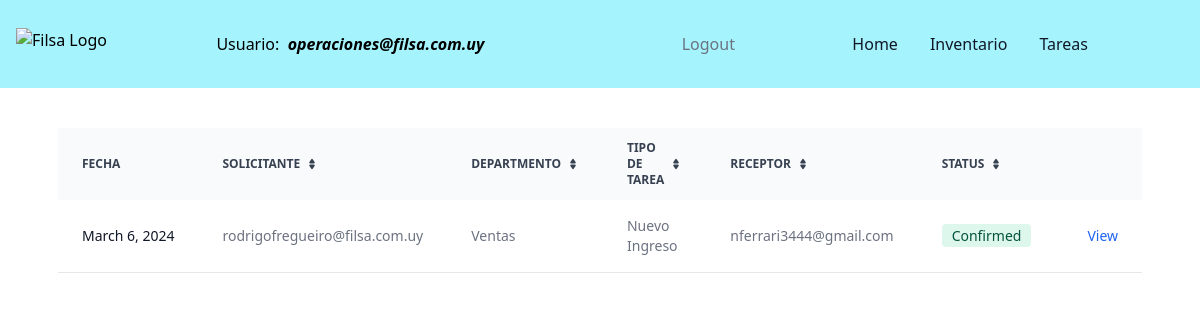
/tasks/ (signed in), run on an earlier commit of the app's database.
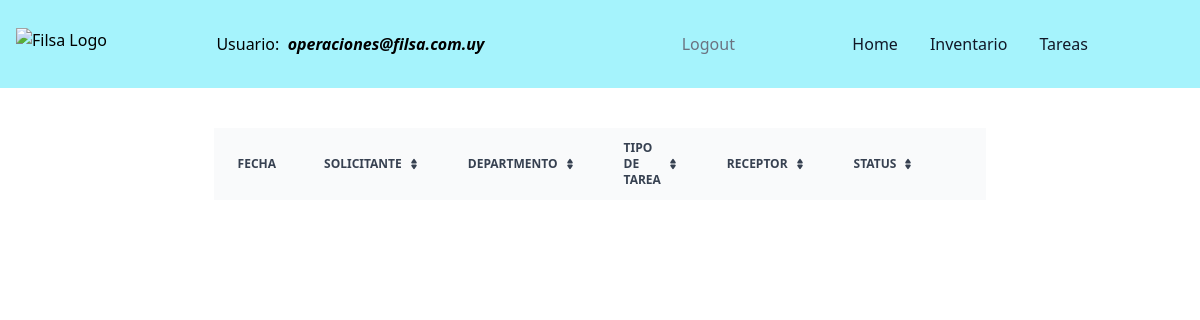
And on a later commit of the database.
### filsa/models.py (models this page shows)
class CustomUser( AbstractBaseUser , PermissionsMixin ):
    ROLES = [('Operator', 'Operator'),
             ('Logistic','Logistic'),
             ('Supervisor','Supervisor')]
    DEPARTMENT = [('Ventas','Ventas'),
                ('Dirección', 'Dirección'),
                ('Administración', 'Administración'),
                ('Taller', 'Taller'),
                ('Logística','Logística')
                ]
    username = models.CharField(max_length=40)
    password = models.CharField(max_length=100)
    email = models.EmailField(max_length=40, blank=False, unique=True,
                              default='', error_messages =
                                {'required': 'Please provide your email address.',
                  'unique': 'An account with this email exist'},)
    departamento = models.CharField(max_length=30, choices = DEPARTMENT, default='Sales')
    role = models.CharField(max_length=40, choices=ROLES, blank=True, null=True)
    is_staff = models.BooleanField(default=False)
    is_superuser = models.BooleanField(default=False)
    is_active = models.BooleanField(default=True)
    USERNAME_FIELD = 'email'
    REQUIRED_FIELDS = ['username']
    objects = CustomUserManager()

class Tasks(models.Model):
    STATUS = [('Pending','Pending'),
              ('Confirmed','Confirmed')]
    DEPARTMENT = [('Ventas','Ventas'),
                ('Dirección', 'Dirección'),
                ('Administración', 'Administraicón'),
                 ('Encargado Servicio Técnico', 'Encargado Servicio Técnico'),
                ('Servicio Técnico', 'Servicio Técnico'),
                ('Logística','Logística')
                ]
    MOTIVOSINGRESO = [('Devolución Mercadería', 'Devolución Mercadería'),
                ('Importación', 'Importación'),
                 ('Compra en Plaza', 'Compra en Plaza'),
                 ('Armado Nuevo Producto', 'Armado Nuevo Producto' )]
    MOTIVOSEGRESO = [('Servicio Técnico', 'Servicio Técnico'),
                     ('Planta de Armado', 'Planta de Armado'),
                      ('Ventas', 'Ventas'),
                       ('Mantenimiento', 'Mantenimiento') ]
    task_id = models.AutoField(primary_key=True)
    receptor = models.ForeignKey(CustomUser, on_delete=models.CASCADE, related_name='receptor',  blank=True, null=True)
    issuer = models.ForeignKey(CustomUser, on_delete=models.CASCADE, related_name='issuer', blank=True, null=True)
    status = models.CharField(max_length=30, choices= STATUS, default='Pending')
    department = models.CharField(max_length=30, choices = DEPARTMENT, default='Sales')
    date = models.DateField(verbose_name=u"Fecha")
    deliveryDate = models.DateField(verbose_name=u"Fecha", default = '1970-01-01')
    motivoIngreso = models.CharField(max_length=30, choices = MOTIVOSINGRESO) # default='Transferencia Depósitos')
    motivoEgreso = models.CharField(max_length=30, choices = MOTIVOSEGRESO) #default='Transferencia Depósitos')
    warehouse = models.ForeignKey(Warehouses, on_delete= models.CASCADE, blank=True, null=True)
    actionType = models.CharField(max_length=20,  default='Inbound')
    observations = models.CharField(max_length=500, null=True, blank= True)

### filsa/views.py (the view)
# urls.py: path('tasks/', TaskListView.as_view() , name='tasks'),
class TaskListView(LoginRequiredMixin, generic.ListView):
    template_name = 'tasks.html'
    model = Tasks
    def get_queryset(self) -> QuerySet[Any]:
        self.tasks = Tasks.objects.all() #filter(status='Pending') # , actionType='Nueva Solicitud')
        return self.tasks
    def get_context_data(self, **kwargs):
        context = super(TaskListView, self).get_context_data(**kwargs)
        context['tasks'] = self.tasks
        return context

### filsa/templates/tasks.html (shortened to what this page needs)
{% extends '_base.html' %}
{% load static %}
{% block content %}
<div class="mt-10 sm:rounded-lg">
    <table class="py-8 px-4 mx-auto max-w-2xl lg:py-16 text-sm text-left rtl:text-right text-gray-500 dark:text-gray-400">
        <thead class="text-xs text-gray-700 uppercase bg-gray-50 dark:bg-gray-700 dark:text-gray-400">
            <tr>
                <th scope="col" class="px-6 py-3">
                    Fecha
                </th>
                <th scope="col" class="px-6 py-3">
                    <div class="flex items-center">
                        Solicitante
                        <a href="#"></a>
                    </div>
                </th>
                <th scope="col" class="px-6 py-3">
                    <div class="flex items-center">
                        Departmento
                        <a href="#"></a>
                    </div>
                </th>
                <th scope="col" class="px-6 py-3">
                    <div class="flex items-center">
                        Tipo de Tarea
                        <a href="#"></a>
                    </div>
                </th>
                <th scope="col" class="px-6 py-3">
                    <div class="flex items-center">
                        Receptor
                        <a href="#"></a>
                    </div>
                </th>
                <th scope="col" class="px-6 py-3">
                    <div class="flex items-center">
                        Status
                        <a href="#"></a>
                    </div>
                </th>
                <th scope="col" class="px-6 py-3">
                </th>
            </tr>
        </thead>
        <tbody>
            {% for task in tasks %}
            <tr class="bg-white border-b dark:bg-gray-800 dark:border-gray-700">
                <th scope="row" class="px-6 py-4 font-medium text-gray-900 whitespace-nowrap dark:text-white">
                    {{task.date}}
                </th>
                <td class="px-6 py-4">
                    {{task.issuer}}
                </td>
                <td class="px-6 py-4">
                    {{task.department}}
                </td>
                <td class="px-6 py-4">
                    {{task.actionType}}
                </td>
                <td class="px-6 py-4">
                    {{task.receptor}}
                </td>
                    {% if task.status == 'Pending' %}
                    <td class="px-6 py-4 text-right">
                        <span class="bg-yellow-100 text-yellow-800 text-sm font-medium me-2 px-2.5 py-0.5 rounded dark:bg-yellow-900 dark:text-yellow-300">{{task.status}}</span>
                    </td>
                    {% else %}
                    <td class="px-6 py-4 text-right">
                    <span class="bg-green-100 text-green-800 text-sm font-medium me-2 px-2.5 py-0.5 rounded dark:bg-green-900 dark:text-green-300">{{task.status}}</span>
                </td>
                {% endif %}
                {% if task.actionType == 'Nuevo Egreso' and task.status == 'Pending' %}
                <td class="px-6 py-4 text-right">
                    <a href="{% url 'outbounddelivery' requested_id=task.task_id %}"  class="font-medium text-blue-600 dark:text-blue-500 hover:underline">Edit</a>
                </td>
                {% elif task.actionType == 'Nuevo Egreso' and task.status == 'Confirmed' %}
                <td class="px-6 py-4 text-right">
                    <a href="{% url 'outboundconfirmed' requested_id=task.task_id %}"  class="font-medium text-blue-600 dark:text-blue-500 hover:underline">View</a>
                </td>
                {% elif task.actionType == 'Nuevo Ingreso' and task.status == 'Pending' %}
                <td class="px-6 py-4 text-right">
                    <a href="{% url 'inboundreception' requested_id=task.task_id %}"  class="font-medium text-blue-600 dark:text-blue-500 hover:underline">Edit</a>
                </td>
                {% elif task.actionType == 'Nuevo Ingreso' and task.status == 'Confirmed' %}
                <td class="px-6 py-4 text-right">
                    <a href="{% url 'inboundconfirmed' requested_id=task.task_id %}"  class="font-medium text-blue-600 dark:text-blue-500 hover:underline">View</a>
                </td>
                {% elif task.actionType == 'Transferencia' and task.status == 'Pending' %}
                <td class="px-6 py-4 text-right">
                    <a href="{% url 'transferreception' requested_id=task.task_id %}"  class="font-medium text-blue-600 dark:text-blue-500 hover:underline">Edit</a>
                </td>
                {% elif task.actionType == 'Transferencia' and task.status == 'Confirmed' %}
                <td class="px-6 py-4 text-right">
                    <a href="{% url 'transferconfirmed' requested_id=task.task_id %}"  class="font-medium text-blue-600 dark:text-blue-500 hover:underline">View</a>
                </td>
                 {% endif %}
            </tr>
            {% endfor %}
        </tbody>
    </table>
</div>
  {% endblock content %}

### filsa/templates/_base.html (shortened to what this page needs)
{% load compress %}
{% load static %}
{% load grouptag %}
<!DOCTYPE html>
<html lang="en">
<head>
<link rel="stylesheet" href="https://ajax.googleapis.com/ajax/libs/jqueryui/1.11.4/themes/smoothness/jquery-ui.css">
    {% compress css %}
 <link rel="stylesheet" href="{% static 'src/output.css' %}">
    {% endcompress %}
</head>
<nav class="bg-cyan-200 border-gray-200 dark:bg-gray-900">
    <div class="max-w-screen-xl flex flex-wrap items-center justify-between mx-auto p-4">
      <a href="https://www.filsa.com.uy/" target="_blank" class="flex items-center space-x-3 rtl:space-x-reverse">
          <img src="https://filsa.s3.amazonaws.com/logo.jpg" class="h-8" alt="Filsa Logo" />
      </a>
      {% if user.is_authenticated %}
      <div class="flex text-black-400 items-center lg:mr-20 sm:mr-0 lm:mr-0">
        Usuario: &nbsp <i><strong>{{user.get_username}}</strong></i>
      </div>
      <a href="{% url 'logout' %}" class="py-4 px-2 text-gray-500 hover:text-green-500 transition duration-300">Logout</a>
      {% else %}
      <a href="{% url 'login' %}" class="py-4 px-2 text-gray-500 hover:text-green-500 transition duration-300">Login</a>
      {% endif %}
      <div class="hidden w-full md:block md:w-auto" id="navbar-default">
        <ul class="font-medium flex flex-col p-4 md:p-0 mt-4 border border-gray-100 rounded-lg md:flex-row md:space-x-8 rtl:space-x-reverse md:mt-0 md:border-0 dark:bg-gray-800 md:dark:bg-gray-900 dark:border-gray-700">
          <li>
            <a href="{% url 'stock' %}" class="text-gray-900 rounded hover:bg-gray-100 md:border-0 md:hover:text-blue-700 md:p-0 dark:text-white md:dark:hover:text-blue-500 dark:hover:bg-gray-700 dark:hover:text-white md:dark:hover:bg-transparent">Home</a>
          </li>
          <li>
            <a href="{% url 'stock' %}" class="block py-2 px-3 text-gray-900 rounded hover:bg-gray-100 md:border-0 md:hover:text-blue-700 md:p-0 dark:text-white md:dark:hover:text-blue-500 dark:hover:bg-gray-700 dark:hover:text-white md:dark:hover:bg-transparent">Inventario</a>
          </li>
          <li>
            <a href="{% url 'tasks' %}" class="block py-2 px-3 text-gray-900 rounded hover:bg-gray-100 md:border-0 md:hover:text-blue-700 md:p-0 dark:text-white md:dark:hover:text-blue-500 dark:hover:bg-gray-700 dark:hover:text-white md:dark:hover:bg-transparent">Tareas</a>
          </li>
        </ul>
      </div>
    </div>
  </nav>
 {% block content %}
 {% endblock content %}
</body>
</html>

What changed in the data, as far as the page shows it:
removed Tasks: date "March 6, 2024", issuer "rodrigofregueiro@filsa.com.uy", department "Ventas", actionType "Nuevo Ingreso", receptor "nferrari3444@gmail.com", status "Confirmed", shows "View"
